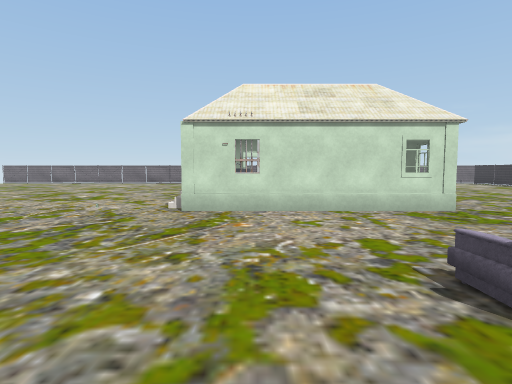
view 1 (above)

24 first-person views from a walk through a scene from a Unity 3-D project. The camera is 1.5 m above the floor, tilts 4° down and sees 80° across. The floor is counted in squares, 2 m on a side. Each view is taken from the middle of a square. On the plan, view 1 faces up. The plan holds only what a view shows up to about 10 squares ahead; the rest is blank. The player is left out. Some animated figures are left out. Door leaves are left out, so doorways stand open. Some surface patterns are stand-ins.

view 2
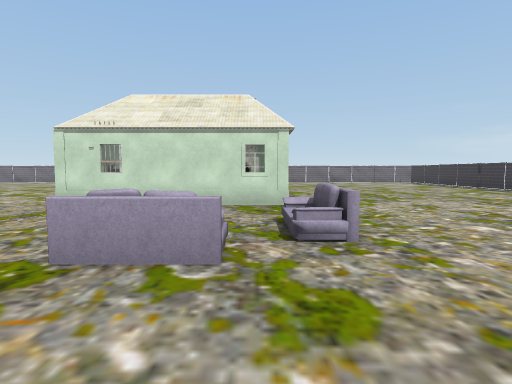

view 3
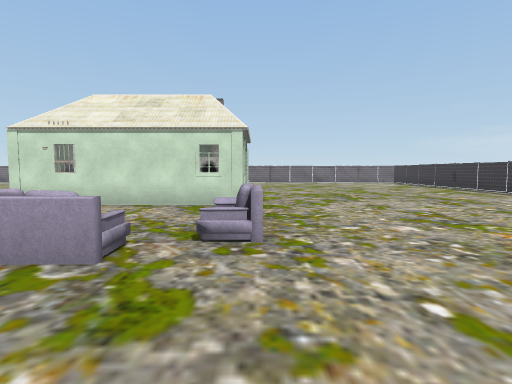

view 4
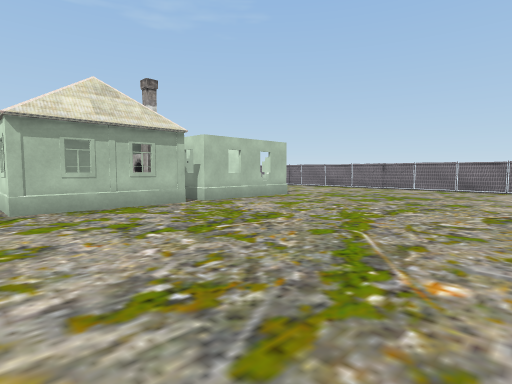

view 5
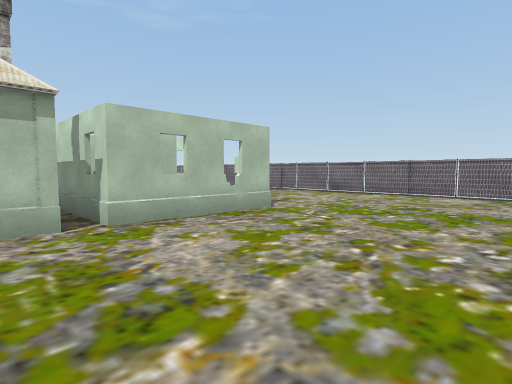

view 6
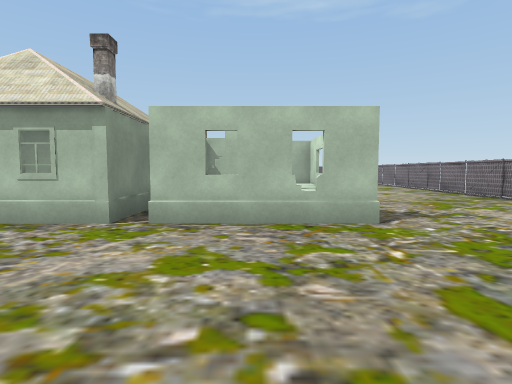

view 7
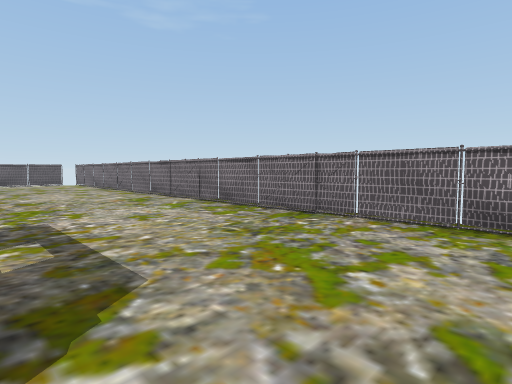

view 8
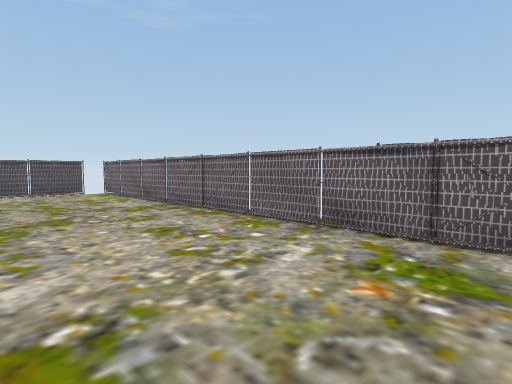

view 9
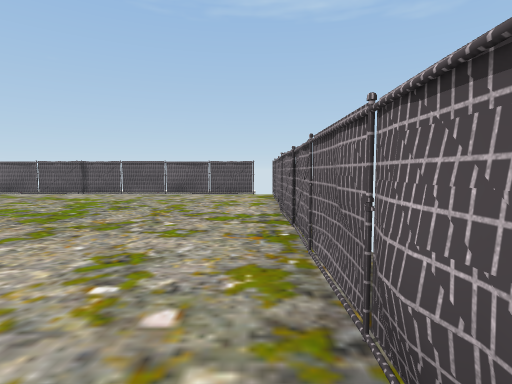

view 10
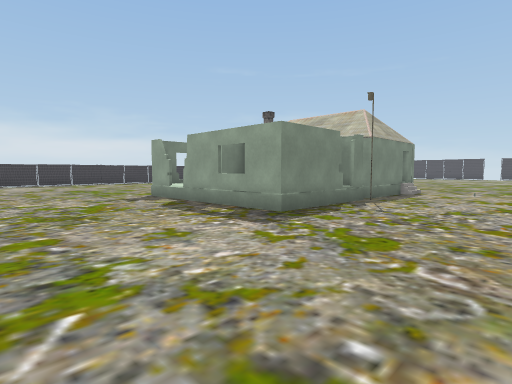

view 11
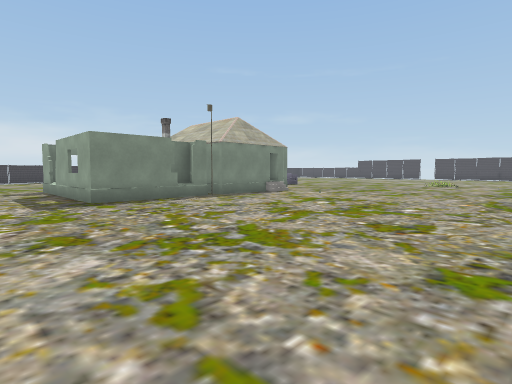

view 12
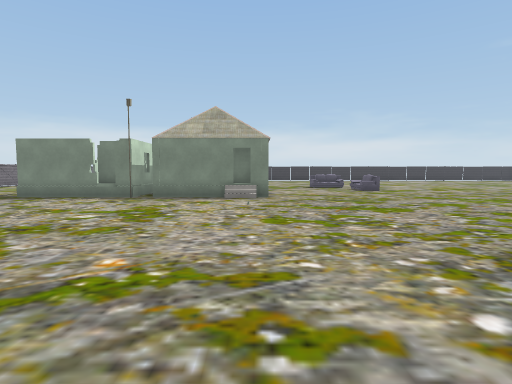

view 13
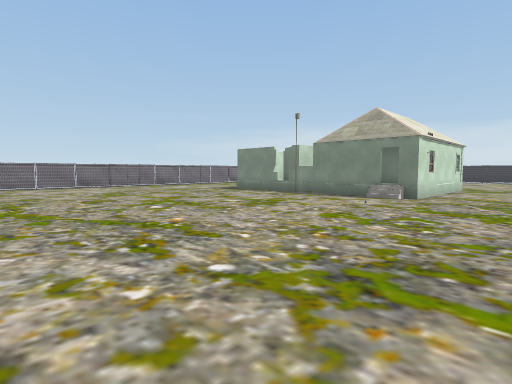

view 14
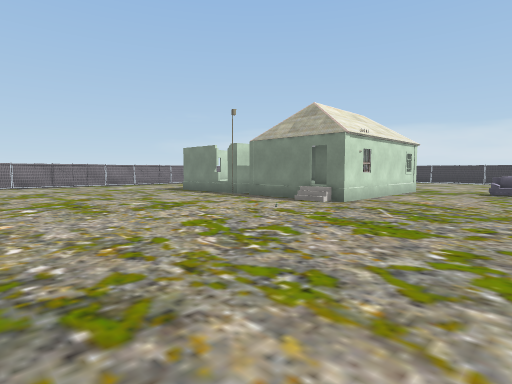

view 15
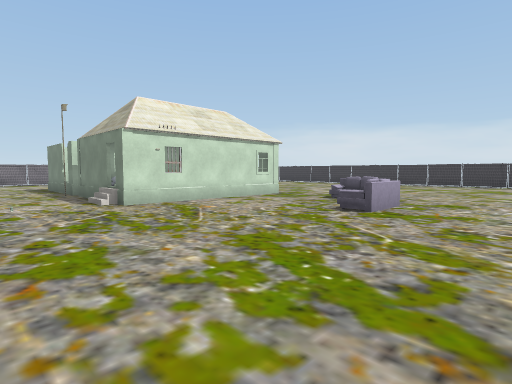

view 16
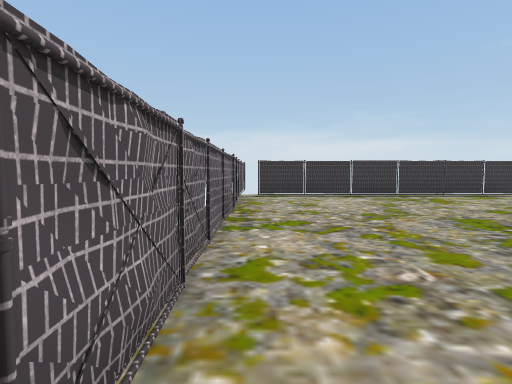

view 17
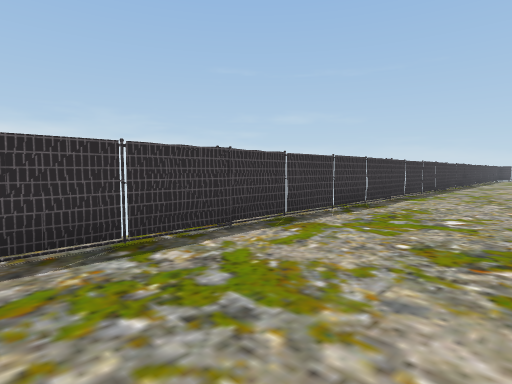

view 18
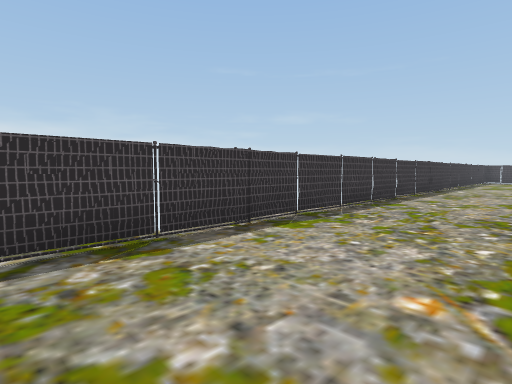

view 19
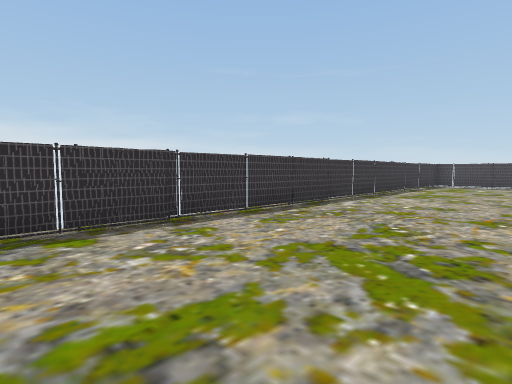

view 20
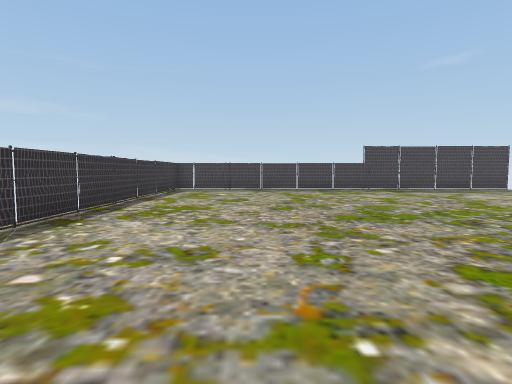

view 21
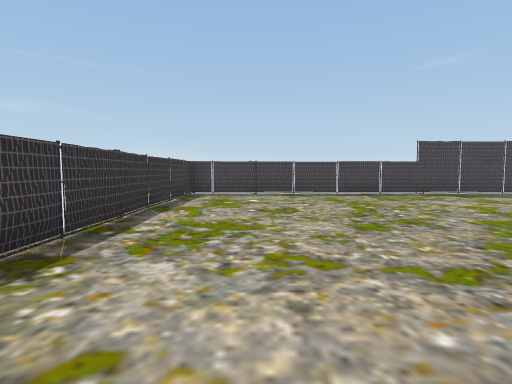

view 22
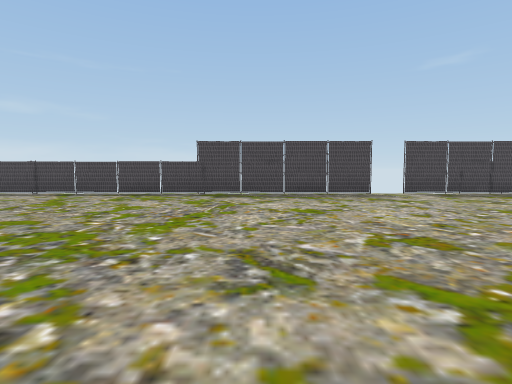

view 23
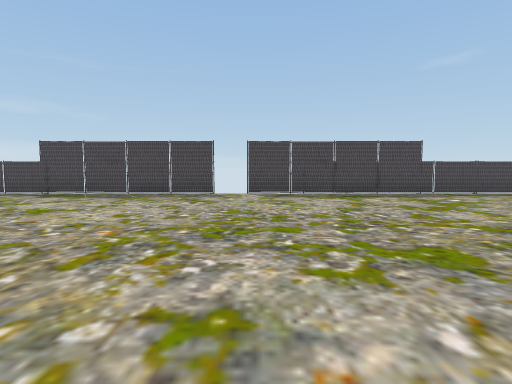

view 24
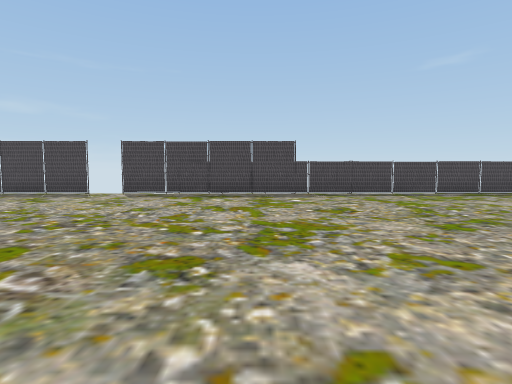

### Floor plan
Key: @ floor where view 1 was taken; # wall or solid block; x gap in a wall; . floor; D open door; = window, fence, low wall or low ledge; O other object.
Columns run from 15 left of view 1 to 13 right of it. Each row starts with its distance up from view 1.
 18 #########=###################
 17 x...........................#
 16  ..........................#
 15  ..........................#
 14  ..........................#
 13  ..........................#
 12  .... ........OOOOO........#
 11 #...  ........O  OO........#
 10  ..   ........OOOOO........#
  9       ........OO OO........#
  8      .........O  OO........#
  7      .........OOOO O.......#
  6      .........OOOOOO.......#
  5      ......................#
  4      ......................#
  3      ..............O.......#
  2        ..........O.........#
  1            ................#
  0            ....@...........#
 -1            ...... ..   ....#
 -2                        ....#
 -3          .   .    .   .....#
 -4         ... ...  ... ......#
 -5        ....................#
 -6       .....................#
 -7      ......................#
 -8      ......................#
 -9     .......................#
-10    ........................#
-11   .........................#
-12   .........................#
-13  ############xD#############

Where each view was taken, in squares from view 1:
view 1: 0 up, 0 right, facing up
view 2: 1 down, 3 right, facing up
view 3: 1 down, 4 right, facing up
view 4: 5 up, 10 right, facing up-left
view 5: 8 up, 8 right, facing up-left
view 6: 11 up, 8 right, facing left
view 7: 13 up, 3 right, facing up-left
view 8: 14 up, 4 left, facing up-left
view 9: 17 up, 5 left, facing left
view 10: 17 up, 5 left, facing down-right
view 11: 15 up, 9 left, facing down-right
view 12: 6 up, 10 left, facing right
view 13: 3 up, 10 left, facing up-right
view 14: 2 up, 8 left, facing up-right
view 15: 1 down, 4 left, facing up-right
view 16: 17 up, 3 right, facing right
view 17: 14 up, 9 right, facing down-right
view 18: 9 up, 9 right, facing down-right
view 19: 3 up, 8 right, facing down-right
view 20: 1 down, 9 right, facing down
view 21: 3 down, 10 right, facing down
view 22: 3 down, 3 right, facing down
view 23: 3 down, 2 left, facing down
view 24: 3 down, 6 left, facing down
